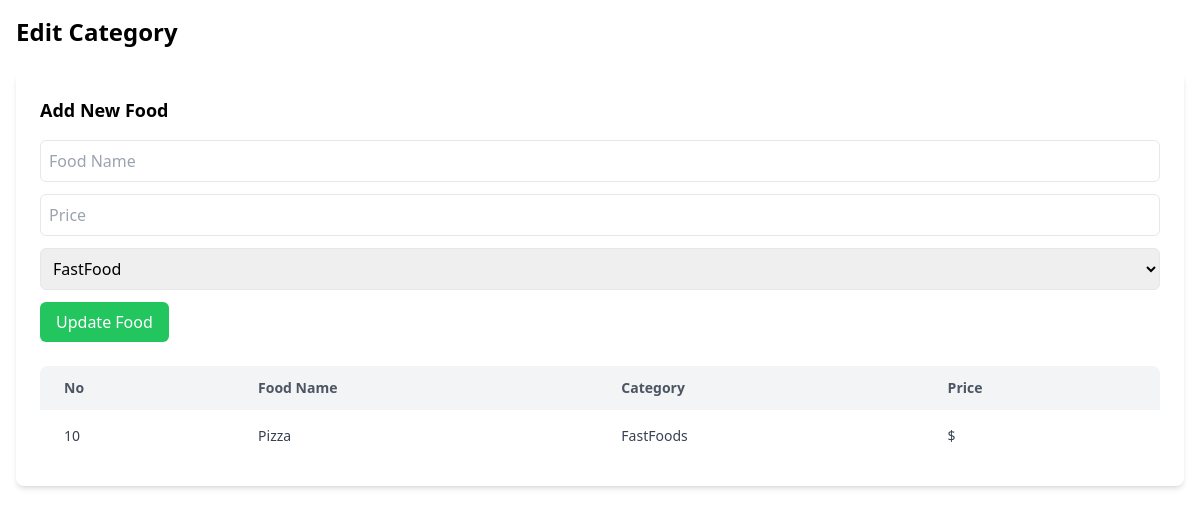
Before: /app/Views/admin/editCategory.php?id=1 (signed in) with the older database file.
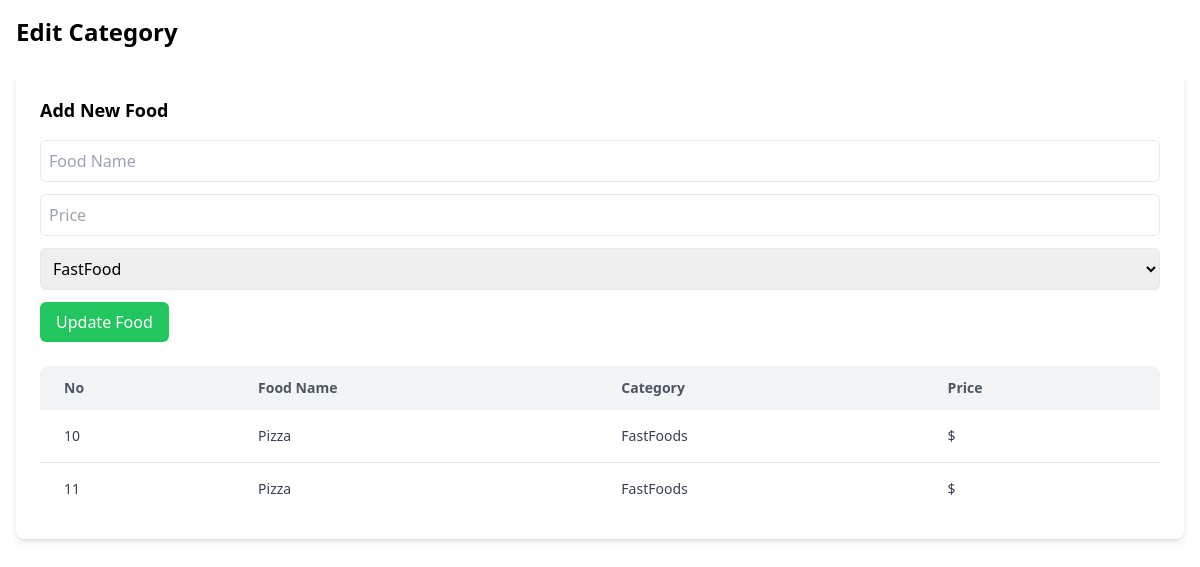
After: the same page with the newer database file.
### tables this page shows
CREATE TABLE IF NOT EXISTS `categories` (
  `id` int NOT NULL AUTO_INCREMENT,
  `food_name` varchar(100) DEFAULT NULL,
  `category` varchar(100) DEFAULT NULL,
  `status` enum('Active','InActive') DEFAULT 'Active',
  `photo_url` varchar(255) DEFAULT NULL,
  `created_at` timestamp NULL DEFAULT CURRENT_TIMESTAMP,
  PRIMARY KEY (`id`),
  KEY `category` (`category`)
);

### app/Controllers/admin/CategoriesController.php (called while the page is built, shortened)
<?php
    require_once __DIR__ . "../../../Models/admin/Categories.php";
    class CategoriesController
    {
        private $categoryModel;
        public function __construct($db)
        {
            $this->categoryModel = new Category($db);
        }
        public function show(){
            return $this->categoryModel->getAllCategories();
        }
        public function getCategoryById($id){
            return $this->categoryModel->getCategoryById($id);
        }
    }
?>

### app/Models/admin/Categories.php (called while the page is built, shortened)
<?php
    class Category
{
        private $db;
        public function __construct($con)
    {
        $this->db = $con;
    }
    public function getAllCategories()
    {
        $stmt = $this->db->prepare("SELECT * FROM categories");
        $stmt->execute();
        $rows = $stmt->fetchAll(PDO::FETCH_ASSOC);
        return $rows;
    }
    public function getCategoryById($id){
        $stmt = $this->db->prepare("SELECT * FROM categories WHERE id = :id");
        $stmt->bindParam(':id', $id);
        $stmt->execute();
        $row = $stmt->fetch(PDO::FETCH_ASSOC);
        return $row;
    }
}
?>

### app/Views/admin/editCategory.php (the view, shortened to what this page needs)
<?php
require_once __DIR__ . "/../../Controllers/admin/CategoriesController.php";
$Category = new CategoriesController($con);
$result = $Category->show();
$id = $_GET['id'];
$row = $Category->getCategoryById($id);
?>
<!DOCTYPE html>
<html lang="en">
<head>
    <?php include __DIR__ . "/../components/cdns.php"; ?>
</head>
<body>
    <div class="p-4">
        <h1 class="text-2xl font-bold mb-6">Edit Category</h1>
        <div class="bg-white p-6 rounded-lg shadow-md mb-8">
            <h3 class="text-lg font-semibold mb-4">Add New Food</h3>
            <form method="POST" action="" class="space-y-3">
                <input type="text" name="food_name" placeholder="Food Name"
                    class="w-full p-2 border rounded-md focus:outline-none focus:ring-2 focus:ring-blue-400"
                    value="<?php echo $row['food_name']; ?>">
                <input type="number" name="price" placeholder="Price"
                    class="w-full p-2 border rounded-md focus:outline-none focus:ring-2 focus:ring-blue-400"
                    value="<?php echo $row['price']; ?>">
                <select name="categorye"
                    class="w-full p-2 border rounded-md focus:outline-none focus:ring-2 focus:ring-blue-400"
                    value="FastFood" <?php if ($row['categorye'] == "FastFood") {
                        echo "selected";
                    } elseif ($row['categorye'] == "Burger") {
                        echo "selected";
                    } elseif ($row['categorye'] == "Drink") {
                        echo "selected";
                    }
                 ?>>
                    <option>FastFood</option>
                </select>
                <button type="submit" class="bg-green-500 hover:bg-green-600 text-white px-4 py-2 rounded-md">
                    Update Food
                </button>
            </form>
            <div class="overflow-hidden ">
                <table class="w-full bg-white rounded-lg mt-6 overflow-hidden">
                    <thead class="bg-gray-100">
                        <tr>
                            <th class="px-6 py-3 text-left text-sm font-semibold text-gray-600">No</th>
                            <th class="px-6 py-3 text-left text-sm font-semibold text-gray-600">Food Name</th>
                            <th class="px-6 py-3 text-left text-sm font-semibold text-gray-600">Category</th>
                            <th class="px-6 py-3 text-left text-sm font-semibold text-gray-600">Price</th>
                        </tr>
                    </thead>
                    <tbody class="divide-y divide-gray-200">
                        <?php foreach ($result as $food) { ?>
                        <tr class="hover:bg-gray-50 transition">
                            <td class="px-6 py-4 text-sm text-gray-700">
                                <?php echo $food['id']; ?>
                            </td>
                            <td class="px-6 py-4 text-sm text-gray-700">
                                <?php echo $food['food_name']; ?>
                            </td>
                            <td class="px-6 py-4 text-sm text-gray-700">
                                <?php echo $food['category']; ?>
                            </td>
                            <td class="px-6 py-4 text-sm text-gray-700">
                                $<?php echo $food['price']; ?>
                            </td>
                        </tr>
                        <?php } ?>
                    </tbody>
                </table>
            </div>
        </div>
    </div>
</body>
</html>

Changed rows visible on the page:
added categories: id "11", food_name "Pizza", category "FastFoods"
